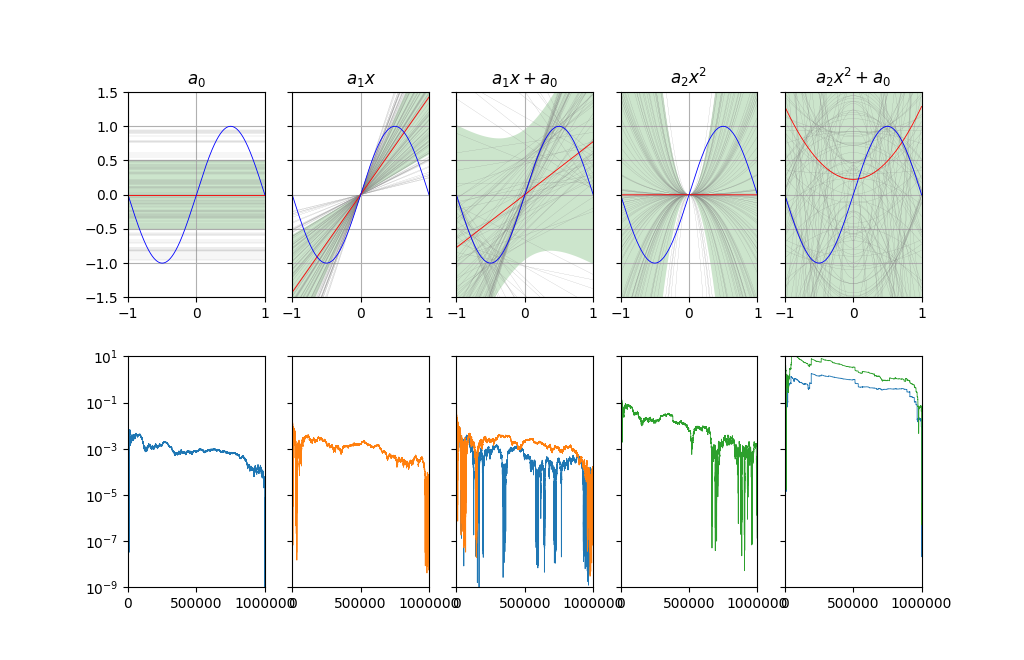

Generate this figure with Python:
#!/usr/bin/python

import sys
import numpy
from matplotlib import pyplot as plt
from regression import regression


# Build target function.
nPoints = 1000
f = numpy.vstack([numpy.linspace(-1,1,nPoints), numpy.sin(numpy.pi*numpy.linspace(-1,1,nPoints))]).T

nRuns = 1000000

# Create hypotheses in the form of
# coefficients of the polynomial a0 + a1x + a2x^2.
hypothesisModels = [	[1, 0, 0],
						[0, 1, 0],
						[1, 1, 0],
						[0, 0, 1],
						[1, 0, 1]
						]
hypothesisModels = numpy.array(hypothesisModels)
modelNames = ['a_0', 'a_1x', 'a_1x + a_0', 'a_2x^2', 'a_2x^2 + a_0']

fig, axes = plt.subplots(2,5)
axesIndex = 0

# Test the different models.
for model in hypothesisModels:
	aSum = 0
	coeffsSum = numpy.zeros(model.shape[0])
	gCoeffsAll = []
	coeffsHatProgression = []
	aAll = []
	datasets = []
	aHatAll = []
	graphs = []

	print "Testing model {c0:g}*a0 + {c1:g}*a1*x + {c2:g}*a2*x^2".format(c0=model[0], c1=model[1], c2=model[2])
	for run in range(nRuns):
		# Pick two points and create data set.
		datasetX = numpy.random.rand(2)*2-1
		datasetY = numpy.sin(numpy.pi * datasetX)
		dataset = numpy.vstack([datasetX, datasetY]).T
		datasets.append(dataset)

		# Get the regression coefficients corresponding to the current hypothesis.
		coeffs = regression(dataset, model)

		# Sum up for average.
		coeffsSum += coeffs
		coeffsHatProgression.append(coeffsSum / (float(run)+1))
		gCoeffsAll.append(coeffs)

		# Print progress and plot g lines.
		if numpy.mod(run, nRuns/100) == 0:
			# Print progress.
			sys.stdout.write("   Progress: {num:3g}%\r".format(num=run/float(nRuns)*100))
			sys.stdout.flush()
			# Create graph.
			x = numpy.linspace(-1,1,100)
			y = coeffs[0] + coeffs[1]*x + coeffs[2]*numpy.power(x,numpy.ones(x.shape[0])*2.)
			graph = numpy.vstack([x,y]).T
			graphs.append(graph)

	print "   Progress: 100%."



	# Calc gBar by averaging all g.
	gBarCoeffs = numpy.average(numpy.array(gCoeffsAll), axis=0)
	gBar = numpy.vstack([f[:,0], gBarCoeffs[0] + f[:,0]*gBarCoeffs[1] + numpy.square(f[:,0])*gBarCoeffs[2]]).T



	# Calculate bias.
	# First, calc squared error between gBar and f at a number of sample points.
	# Then, integrate all the squared errors over the solution space. 2/nPoints is the dx.
	# This is the mean square error between gBar and f.
	squaredError = numpy.square(gBar[:,1] - f[:,1]).sum() * (2. / float(nPoints))
	# To get the bias, we need to divide this by the length of the solution domain (WHY?)
	bias = squaredError * (1/2.)
	print "   Bias: {n:2.4f}.".format(n=bias)



	# Calculate variance.
	# Variance is the average squared error between all of the individual g's coming from the data sets and gBar.
	# For every g, we calculate the squared error between that g and gBar.
	#squaredErrorAll = []
	meanSquaredError = numpy.zeros(nPoints)
	for i in range(nRuns):
		squaredError = numpy.square( (gCoeffsAll[i][0] + gCoeffsAll[i][1]*f[:,0] + gCoeffsAll[i][2]*numpy.square(f[:,0])) - gBar[:,1])
		meanSquaredError += squaredError / float(nRuns)
		#g = numpy.vstack([f[:,0], gCoeffsAll[i][0] + gCoeffsAll[i][1]*f[:,0] + gCoeffsAll[i][2]*numpy.square(f[:,0])]).T
		#squaredErrorAll.append(numpy.square(g[:,1] - gBar[:,1]))
	#squaredErrorAll = numpy.vstack(squaredErrorAll)
	# Then, we average the squared errors of all g's. This is the variance at every data point.
	varianceAll = meanSquaredError#numpy.average(squaredErrorAll, axis=0)
	#del squaredErrorAll
	# To get the total variance, average these over the solution space.
	variance = numpy.average(meanSquaredError)#numpy.average(varianceAll)
	print "   Variance: {n:2.4f}.".format(n=variance)



	# Calculate Eout = bias + variance
	print "   Eout: {n:2.4f}".format(n=bias+variance)



	# Plot target function, some of the g's and gBar
	# g's.
	for graph in graphs:
		axes[0,axesIndex].plot(graph[:,0], graph[:,1], color='gray', linewidth='0.1')
	# gBar.
	axes[0,axesIndex].plot(gBar[:,0], gBar[:,1], color='red', linewidth='0.6')
	# f.
	axes[0,axesIndex].plot(f[:,0], f[:,1], color='blue', linewidth='0.6')
	# Variance.
	axes[0,axesIndex].fill_between(gBar[:,0], gBar[:,1] + numpy.sqrt(varianceAll), gBar[:,1] - numpy.sqrt(varianceAll), facecolor='green', alpha=0.2)
	# Format plot.
	axes[0,axesIndex].set_title('${h:s}$'.format(h=modelNames[axesIndex]))
	axes[0,axesIndex].set_xlim([-1, 1])
	axes[0,axesIndex].set_ylim([-1.5, 1.5])
	axes[0,axesIndex].set_aspect(1)
	axes[0,axesIndex].grid()
	if axesIndex > 0:
		axes[0,axesIndex].set_yticklabels([])

	# Plot progress of change of gBar.
	for i in range(nRuns):
		coeffsHatProgression[i] -= gBarCoeffs
	axes[1,axesIndex].semilogy(numpy.abs(coeffsHatProgression), linewidth='.6')
	axes[1,axesIndex].plot([0,nRuns],[0,0], color='black', linewidth='.5')
	axes[1,axesIndex].set_xlim([0, nRuns])
	axes[1,axesIndex].set_ylim(10e-10, 10)
	if axesIndex > 0:
		axes[1,axesIndex].set_yticklabels([])
	# Move on to next subplot.
	axesIndex += 1

plt.show()
